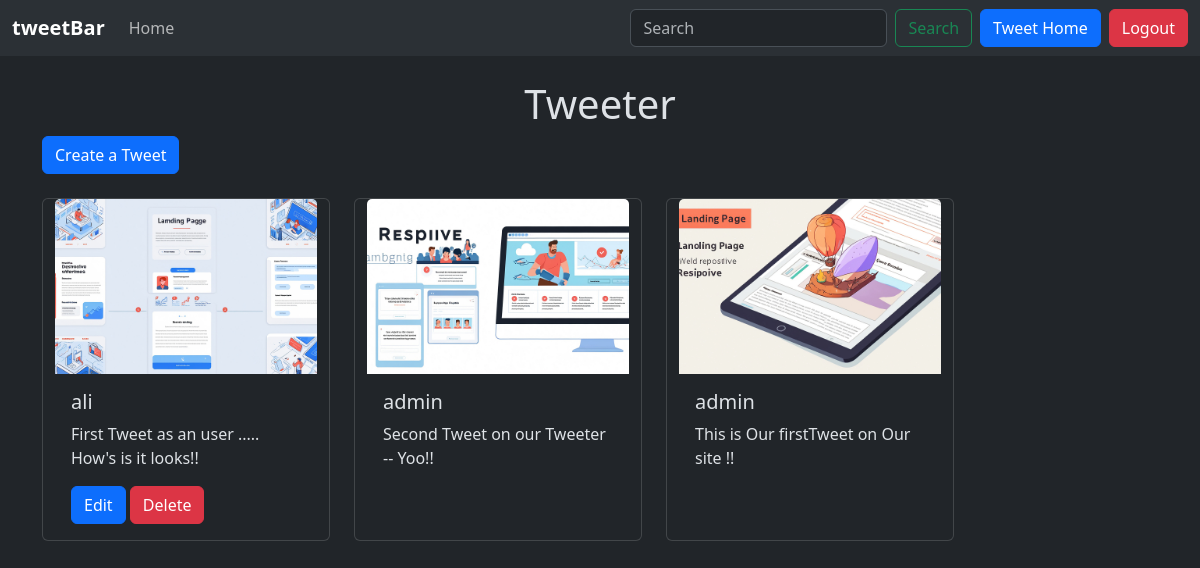
Screenshot of / (signed in) with the database file from the repository.
### tweet/models.py (models this page shows, shortened)
class Tweet(models.Model):
    user= models.ForeignKey(User, on_delete=models.CASCADE)
    tweet= models.TextField(max_length=240)
    photo= models.ImageField(upload_to='photos/', blank=True, null= True)
    created_at= models.DateTimeField(auto_now_add=True)
    updated_at= models.DateTimeField(auto_now=True)

### tweet/views.py (the view)
# urls.py: path("", views.tweet_list, name="tweet_list"),
def tweet_list(request):
    tweets = Tweet.objects.all().order_by('-created_at')
    return render(request, "tweet_list.html", {'tweets': tweets})

### templates/tweet_list.html (shortened to what this page needs)
{% extends "layout.html" %}
{% block content %}
  <h1 class="text-center mt-4">Tweeter</h1>
     <a class="btn btn-primary mb-4" href="{% url 'tweet_create' %}">Create a Tweet</a>
     <div class="container row gap-4">
        {% for tweet in tweets %}
          <div class="card" style="width: 18rem;">
          <img src="{{tweet.photo.url}}" class="card-img-top" alt="...">
          <div class="card-body">
          <h5 class="card-title">{{tweet.user.username}}</h5>
          <p class="card-text">{{tweet.tweet}}</p>
          {% if tweet.user == user %}
          <a href="{% url 'tweet_edit' tweet.id %}" class="btn btn-primary">Edit</a>
          <a href="{% url 'tweet_delete' tweet.id %}" class="btn btn-danger">Delete</a>
          {% endif %}
          </div>
          </div>
        {% endfor %}
      </div>
{% endblock  %}

### rows the page displays
Tweet: photo (placeholder picture), user.username "ali", tweet "First Tweet as an user ..... How's is it looks!!", shows "Edit"
Tweet: photo (placeholder picture), user.username "admin", tweet "Second Tweet on our Tweeter -- Yoo!!"
Tweet: photo (picture), user.username "admin", tweet "This is Our firstTweet on Our site !!"
